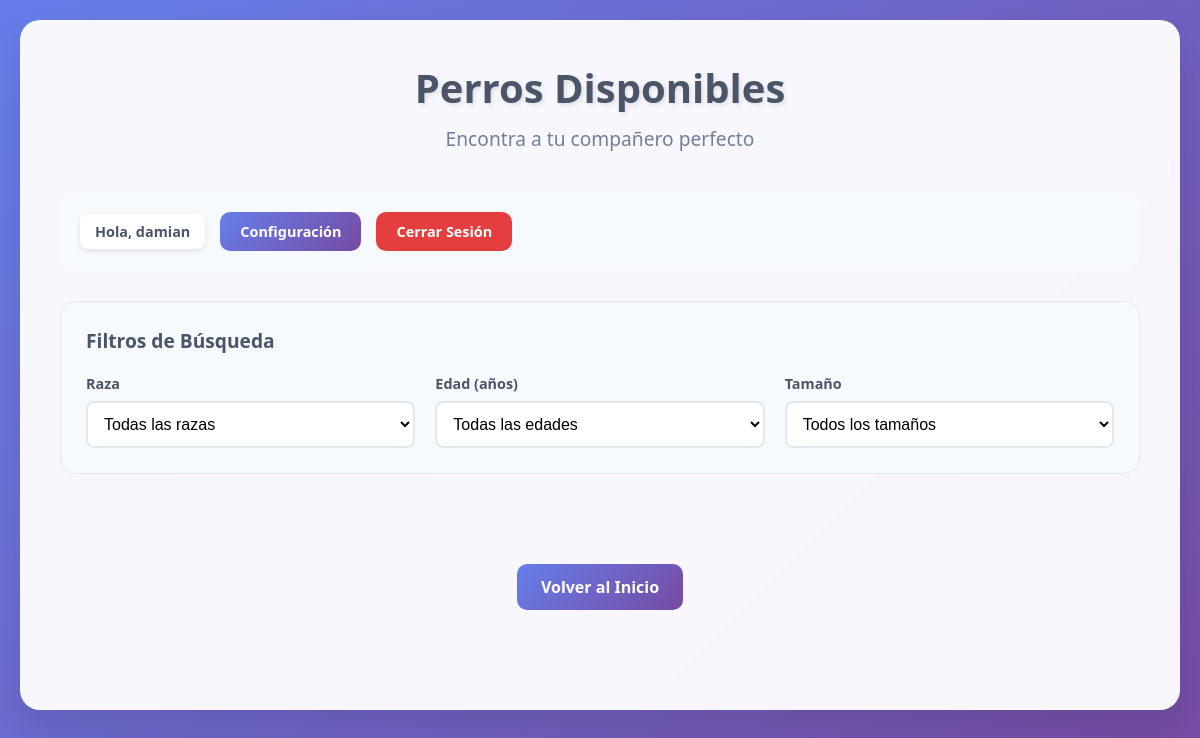
Before: /lista/ (signed in) with the older database file.
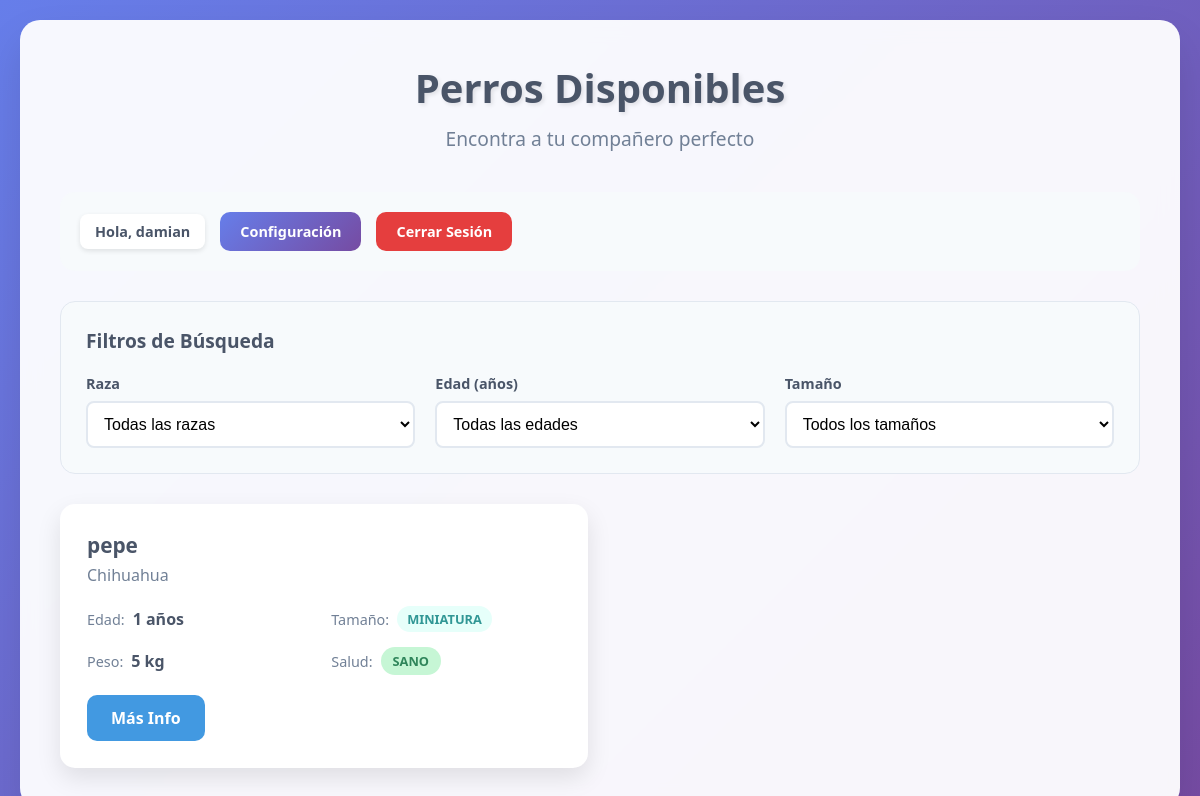
After: the same page with the newer database file.
### adopcion/models.py (models this page shows, shortened)
class Perro(models.Model):
    nombre = models.CharField(max_length=100)
    edad = models.IntegerField()
    estado_salud = models.CharField(
        max_length=50,
        choices=EstadoSalud.choices,
        default=EstadoSalud.SANO)
    estado = models.CharField(
        max_length=10,
        choices=EstadoMascota.choices,
        default=EstadoMascota.DISPONIBLE
    )
    raza = models.ForeignKey(Raza, on_delete=models.CASCADE, null=True, blank=True)

class Raza(models.Model):
    tipo_raza = models.CharField(max_length=30)
    tamaño = models.CharField(
        max_length=10,
        choices=Tamaño.choices,
        default=Tamaño.MINIATURA
    )
    peso = models.IntegerField()

### adopcion/views.py (the view)
# urls.py: path('lista/', lista, name='lista'),
def lista(request):
    if 'usuario_dni' not in request.session:
        messages.error(request, 'Debe iniciar sesión para ver la lista')
        return redirect('index')
    raza_filtro = request.GET.get('raza', '')
    edad_filtro = request.GET.get('edad', '')
    tamaño_filtro = request.GET.get('tamaño', '')
    busqueda = request.GET.get('busqueda', '')
    orden = request.GET.get('orden', 'nombre')
    perros_disponibles = Perro.objects.filter(estado='disponible').select_related('raza')
    if raza_filtro:
        perros_disponibles = perros_disponibles.filter(raza__tipo_raza__icontains=raza_filtro)
    if edad_filtro:
        perros_disponibles = perros_disponibles.filter(edad=edad_filtro)
    if tamaño_filtro:
        perros_disponibles = perros_disponibles.filter(raza__tamaño=tamaño_filtro)
    if busqueda:
        perros_disponibles = perros_disponibles.filter(
            Q(nombre__icontains=busqueda) |
            Q(raza__tipo_raza__icontains=busqueda)
        )
    if orden == 'edad':
        perros_disponibles = perros_disponibles.order_by('edad')
    elif orden == 'nombre':
        perros_disponibles = perros_disponibles.order_by('nombre')
    elif orden == 'raza':
        perros_disponibles = perros_disponibles.order_by('raza__tipo_raza')
    perfiles_perros = []
    for perro in perros_disponibles:
        perfil = PerfilMascota(perro)
        perfiles_perros.append(perfil.get_perfil_completo())
    razas_disponibles = Raza.objects.filter(perro__estado='disponible').distinct()
    edades_disponibles = Perro.objects.filter(estado='disponible').values_list('edad', flat=True).distinct().order_by('edad')
    tamaños_disponibles = Raza.objects.filter(perro__estado='disponible').values_list('tamaño', flat=True).distinct()
    context = {
        'perros_disponibles': perros_disponibles,
        'perfiles_perros': perfiles_perros,
        'razas_disponibles': razas_disponibles,
        'edades_disponibles': edades_disponibles,
        'tamaños_disponibles': tamaños_disponibles,
        'filtros_activos': {
            'raza': raza_filtro,
            'edad': edad_filtro,
            'tamaño': tamaño_filtro,
            'busqueda': busqueda,
            'orden': orden,
        },
        'usuario_actual': {
            'nombre': request.session.get('usuario_nombre', ''),
            'email': request.session.get('usuario_email', '')
        }
    }
    return render(request, 'lista.html', context)

### adopcion/models.py (called while the page is built)
    def _cargar_componentes(self):
        try:
            if hasattr(self.perro, 'vacuna'):
                self.vacunas = self.perro.vacuna
        except:
            pass
        try:
            if hasattr(self.perro, 'temperamento'):
                self.temperamento = self.perro.temperamento
        except:
            pass

    def get_perfil_completo(self):
        perfil = {
            'perro': self.perro,
            'info_basica': self.get_info_basica(),
            'vacunas': self._get_info_vacunas(),
            'temperamento': self._get_info_temperamento(),
        }
        return perfil

    def get_info_basica(self):
        return f"{self.perro.nombre} - {self.perro.edad} años - {self.perro.estado_salud}"

    def _get_info_vacunas(self):
        if self.vacunas:
            vacunas_aplicadas = []
            if self.vacunas.moquillo_canino:
                vacunas_aplicadas.append("Moquillo Canino")
            if self.vacunas.parvovirus:
                vacunas_aplicadas.append("Parvovirus")
            if self.vacunas.hepatitis_infecciosa_canina:
                vacunas_aplicadas.append("Hepatitis Infecciosa")
            if self.vacunas.rabia:
                vacunas_aplicadas.append("Rabia")
            if self.vacunas.leptos_pirosis:
                vacunas_aplicadas.append("Leptospirosis")
            return vacunas_aplicadas
        return []

    def _get_info_temperamento(self):
        if self.temperamento:
            caracteristicas = []
            if self.temperamento.enojado:
                caracteristicas.append("Enojado")
            if self.temperamento.tranquilo:
                caracteristicas.append("Tranquilo")
            if self.temperamento.travieso:
                caracteristicas.append("Travieso")
            if self.temperamento.alegre:
                caracteristicas.append("Alegre")
            return caracteristicas
        return []

### adopcion/templates/lista.html (shortened to what this page needs)
<!DOCTYPE html>
<html lang="es">
<head>
    {% load static %}
    <link rel="stylesheet" href="{% static 'lista.css' %}">
</head>
<body>
    <div class="container">
        <div class="header">
            <h1>Perros Disponibles</h1>
            <h2>Encontra a tu compañero perfecto</h2>
        </div>
        <div class="nav-bar">
             <div class="nav-buttons">
                <span class="user-welcome">Hola, {{ usuario_actual.nombre }}</span>
                <a href="/confusu" class="btn btn-primary">Configuración</a>
                <a href="/logout" class="btn btn-danger">Cerrar Sesión</a>
            </div>
        </div>
        <div class="filters-section">
            <div class="filters-header">
                <h3 class="filters-title">Filtros de Búsqueda</h3>
            </div>
            <form method="GET" action="/lista" id="filters-form">
                <div class="filters-grid">
                    <div class="filter-group">
                        <label for="raza">Raza</label>
                        <select name="raza" id="raza" onchange="this.form.submit()">
                            <option value="">Todas las razas</option>
                        </select>
                    </div>
                    <div class="filter-group">
                        <label for="edad">Edad (años)</label>
                        <select name="edad" id="edad" onchange="this.form.submit()">
                            <option value="">Todas las edades</option>
                        </select>
                    </div>
                    <div class="filter-group">
                        <label for="tamaño">Tamaño</label>
                        <select name="tamaño" id="tamaño" onchange="this.form.submit()">
                            <option value="">Todos los tamaños</option>
                        </select>
                    </div>
                </div>
            </form>
        </div>
        {% if perros_disponibles %}
            <div class="dogs-grid">
                {% for perro in perros_disponibles %}
                <div class="dog-card">
                    <div class="dog-header">
                        <div class="dog-info">
                            <h3>{{ perro.nombre }}</h3>
                            <div class="dog-breed">{{ perro.raza.tipo_raza }}</div>
                        </div>
                    </div>
                    <div class="dog-details">
                        <div class="detail-item">
                            <span class="detail-label">Edad:</span>
                            <span class="detail-value">{{ perro.edad }} años</span>
                        </div>
                        <div class="detail-item">
                            <span class="detail-label">Tamaño:</span>
                            <span class="size-badge size-{{ perro.raza.tamaño }}">{{ perro.raza.tamaño }}</span>
                        </div>
                        <div class="detail-item">
                            <span class="detail-label">Peso:</span>
                            <span class="detail-value">{{ perro.raza.peso }} kg</span>
                        </div>
                        <div class="detail-item">
                            <span class="detail-label">Salud:</span>
                            <span class="status-badge status-{{ perro.estado_salud }}">{{ perro.estado_salud }}</span>
                        </div>
                    </div>
                    <div class="dog-actions">
                        <a href="/perro/{{ perro.id }}/" class="btn btn-info">Más Info</a>
                    </div>
                </div>
                {% endfor %}
            </div>
        {% else %}
            <div class="no-dogs">
                <a href="/" class="btn btn-primary">Volver al Inicio</a>
            </div>
        {% endif %}
    </div>
</body>
</html>

### adopcion/static/lista.css (style rules this page uses)
* { margin: 0; padding: 0; box-sizing: border-box; }
body { font-family: 'Segoe UI', Tahoma, Geneva, Verdana, sans-serif; background: linear-gradient(135deg, #667eea 0%, #764ba2 100%); min-height: 100vh; padding: 20px; }
.container { max-width: 1200px; margin: 0 auto; background: rgba(255, 255, 255, 0.95); border-radius: 20px; box-shadow: 0 20px 40px rgba(0, 0, 0, 0.1); padding: 40px; backdrop-filter: blur(10px); }
.header { text-align: center; margin-bottom: 40px; }
.header h1 { color: #4a5568; font-size: 2.5rem; font-weight: 700; margin-bottom: 10px; text-shadow: 2px 2px 4px rgba(0, 0, 0, 0.1); }
.header h2 { color: #718096; font-size: 1.2rem; font-weight: 400; margin-bottom: 20px; }
.nav-bar { display: flex; justify-content: space-between; align-items: center; margin-bottom: 30px; padding: 20px; background: #f7fafc; border-radius: 15px; }
.nav-buttons { display: flex; gap: 15px; align-items: center; }
.nav-buttons .btn { margin: 0; padding: 10px 20px; font-size: 0.9rem; }
.user-welcome { color: #4a5568; font-weight: 600; font-size: 0.9rem; padding: 8px 15px; background: white; border-radius: 8px; box-shadow: 0 2px 5px rgba(0, 0, 0, 0.1); }
.btn { display: inline-block; padding: 12px 24px; border: none; border-radius: 10px; text-decoration: none; font-weight: 600; font-size: 1rem; cursor: pointer; transition: all 0.3s ease; text-align: center; }
.btn-danger { background: #e53e3e; color: white; }
.btn-primary { background: linear-gradient(135deg, #667eea 0%, #764ba2 100%); color: white; }
.dogs-grid { display: grid; grid-template-columns: repeat(auto-fill, minmax(350px, 1fr)); gap: 25px; margin-top: 30px; }
.dog-card { background: white; border-radius: 15px; padding: 25px; box-shadow: 0 10px 25px rgba(0, 0, 0, 0.1); transition: all 0.3s ease; border: 2px solid transparent; }
.dog-header { display: flex; align-items: center; margin-bottom: 20px; }
.dog-info h3 { color: #4a5568; font-size: 1.3rem; font-weight: 700; margin-bottom: 5px; }
.dog-breed { color: #718096; font-size: 1rem; font-weight: 500; }
.dog-details { display: grid; grid-template-columns: 1fr 1fr; gap: 15px; margin-bottom: 20px; }
.detail-item { display: flex; align-items: center; gap: 8px; }
.detail-label { font-size: 0.9rem; color: #718096; font-weight: 500; }
.detail-value { font-size: 1rem; color: #4a5568; font-weight: 600; }
.status-badge { display: inline-block; padding: 5px 12px; border-radius: 20px; font-size: 0.8rem; font-weight: 600; text-transform: uppercase; }
.status-sano { background: #c6f6d5; color: #2f855a; }
.size-badge { display: inline-block; padding: 4px 10px; border-radius: 15px; font-size: 0.8rem; font-weight: 600; text-transform: uppercase; }
.size-miniatura { background: #e6fffa; color: #319795; }
.dog-actions { display: flex; gap: 10px; margin-top: 20px; }
.btn-info { background: #4299e1; color: white; }
.filters-section { background: #f7fafc; border-radius: 15px; padding: 25px; margin-bottom: 30px; border: 1px solid #e2e8f0; }
.filters-header { display: flex; justify-content: space-between; align-items: center; margin-bottom: 20px; }
.filters-title { color: #4a5568; font-size: 1.2rem; font-weight: 600; }
.filters-grid { display: grid; grid-template-columns: repeat(auto-fit, minmax(200px, 1fr)); gap: 20px; }
.filter-group { display: flex; flex-direction: column; }
.filter-group label { color: #4a5568; font-weight: 600; font-size: 0.9rem; margin-bottom: 8px; }
.filter-group select { padding: 12px; border: 2px solid #e2e8f0; border-radius: 8px; font-size: 1rem; background: white; transition: all 0.3s ease; }

Changed rows visible on the page:
added Perro: nombre "pepe", raza.tipo_raza "Chihuahua", edad "1", raza.tamaño "MINIATURA", raza.peso "5", estado_salud "SANO"
Other visible differences:
text no longer shown: "Volver al Inicio"
